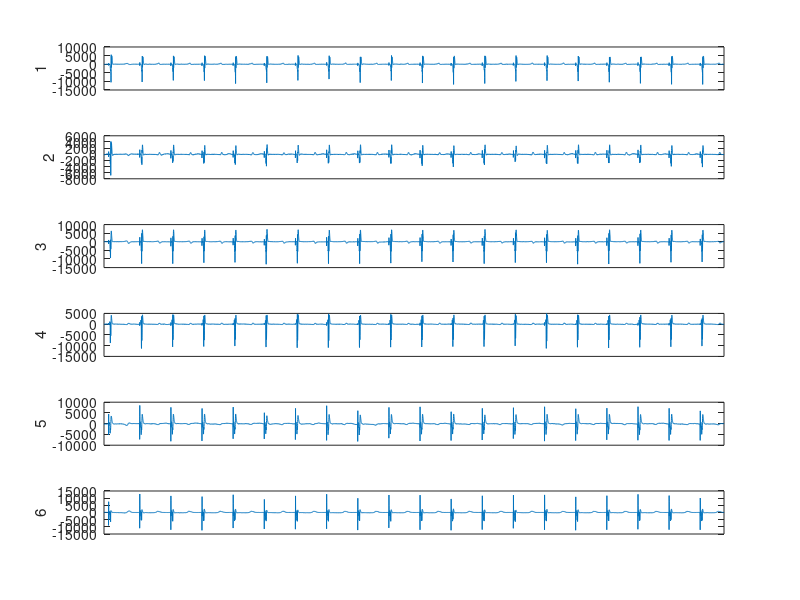
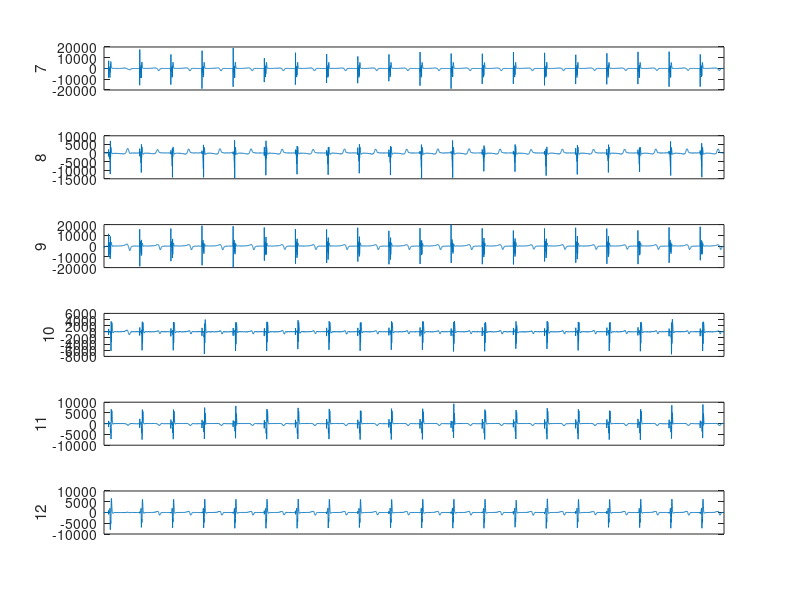
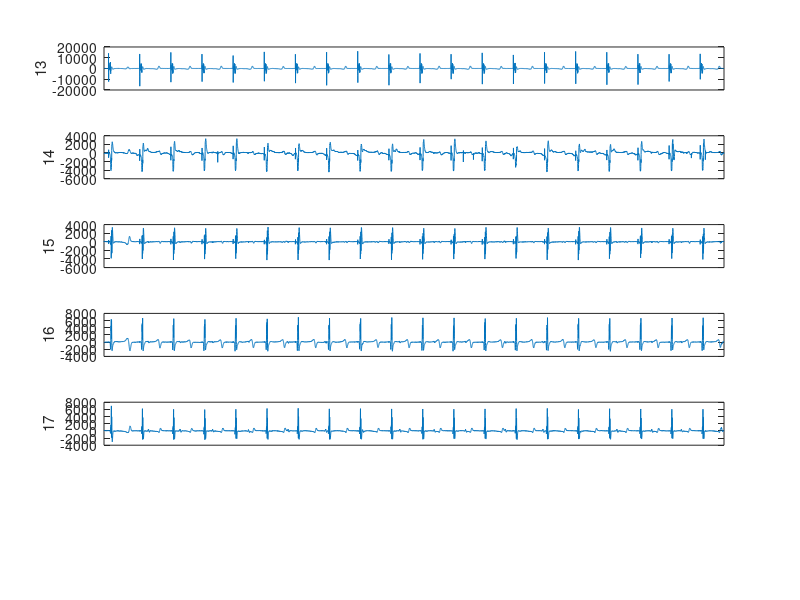
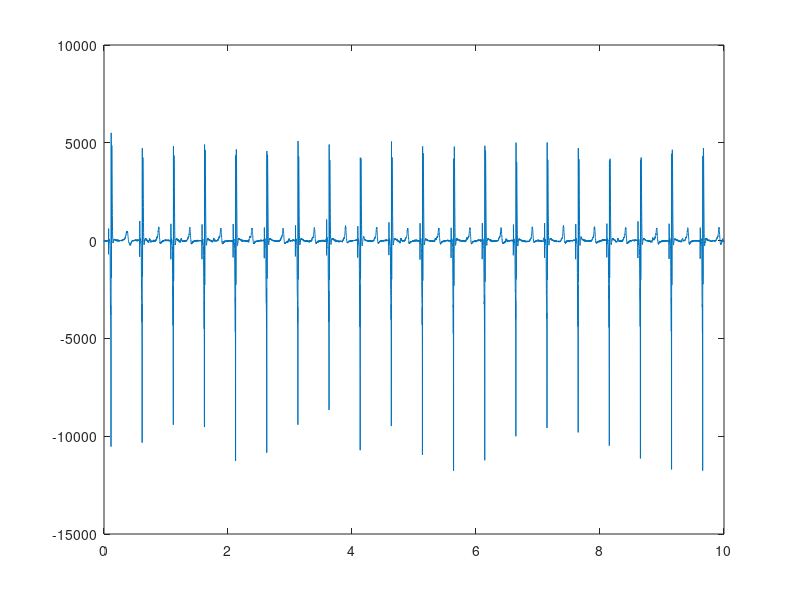

The MATLAB script that drew these images, in order: (Note: this script raises an error after producing the figures.)
% main script for running detection algorithms on test data
addpath('test_data/sept29_2016_test/')

% each .mat file contains a struct for data from a test
% currently, each struct has two fields:
% sampling_rate: the sampling rate of the data in Hz
% data: a NxC matrix where each column represents a channel and each row
%       represents a time point
numChannels = 17;
N = 6;
offset = 0;

load('NormalSinusRhythm_struct.mat')
load('Pacingfromchipapprox120bpmxmA_struct.mat')
load('PacingfromMedtronic120bpm2mA_struct.mat')
s = PacingfromMedtronic120bpm2mA_struct;
sampling_rate = s.sampling_rate;
data = s.data;

%%% plotting data from multiple channels
for f = 1:ceil(numChannels/N)
    figure(f+offset)
    clf
    subplot(N,1,1)
    begin_time = 0.0;
    end_time = 10; %second
    for i = (1:N)
        if i+(f-1)*N > numChannels
            break
        end
        subplot(N,1,i)
        plot(begin_time:1/sampling_rate:end_time,data(begin_time*sampling_rate+1:end_time*sampling_rate+1,i+(f-1)*N))
        ylabel(i+(f-1)*N)
        set(gca,'XTick',[]);
    end
end

figure(4+offset)
clf
plot(begin_time:1/sampling_rate:end_time,sum(data(begin_time*sampling_rate+1:end_time*sampling_rate+1),1))

detection.v_thresh = 2000;
detection.v_length = ceil(0.005*sampling_rate);
detection.a_thresh = 200;
detection.a_length = ceil(0.02*sampling_rate);

[peak_indices peak_types] = one_chamber_peak_finder(detection,data)


